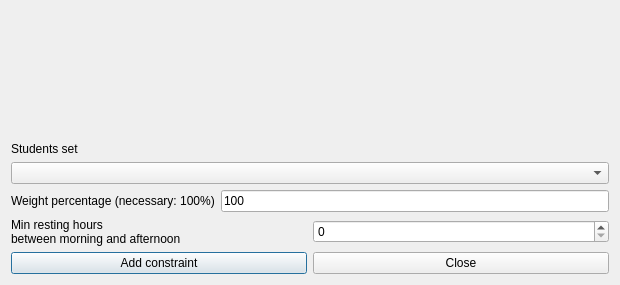
<?xml version="1.0" encoding="UTF-8"?>
<ui version="4.0">
 <class>AddConstraintStudentsSetMinRestingHoursBetweenMorningAndAfternoonForm_template</class>
 <widget class="QDialog" name="AddConstraintStudentsSetMinRestingHoursBetweenMorningAndAfternoonForm_template">
  <property name="geometry">
   <rect>
    <x>0</x>
    <y>0</y>
    <width>620</width>
    <height>285</height>
   </rect>
  </property>
  <property name="windowTitle">
   <string extracomment="This is the title of the dialog to add a new constraint of this type">Add students set min resting hours between morning and afternoon</string>
  </property>
  <layout class="QGridLayout" name="gridLayout">
   <item row="2" column="0">
    <layout class="QHBoxLayout" name="horizontalLayout">
     <item>
      <widget class="QLabel" name="weightTextLabel">
       <property name="frameShape">
        <enum>QFrame::NoFrame</enum>
       </property>
       <property name="frameShadow">
        <enum>QFrame::Plain</enum>
       </property>
       <property name="text">
        <string>Weight percentage (necessary: 100%)</string>
       </property>
       <property name="wordWrap">
        <bool>false</bool>
       </property>
      </widget>
     </item>
     <item>
      <widget class="QLineEdit" name="weightLineEdit">
       <property name="text">
        <string notr="true">100</string>
       </property>
      </widget>
     </item>
    </layout>
   </item>
   <item row="0" column="0">
    <spacer name="spacer1">
     <property name="orientation">
      <enum>Qt::Vertical</enum>
     </property>
     <property name="sizeType">
      <enum>QSizePolicy::Expanding</enum>
     </property>
     <property name="sizeHint" stdset="0">
      <size>
       <width>20</width>
       <height>40</height>
      </size>
     </property>
    </spacer>
   </item>
   <item row="3" column="0">
    <layout class="QHBoxLayout" name="horizontalLayout_2">
     <item>
      <widget class="QLabel" name="textLabel1">
       <property name="text">
        <string>Min resting hours
between morning and afternoon</string>
       </property>
       <property name="wordWrap">
        <bool>false</bool>
       </property>
      </widget>
     </item>
     <item>
      <widget class="QSpinBox" name="minRestingHoursSpinBox"/>
     </item>
    </layout>
   </item>
   <item row="1" column="0">
    <layout class="QVBoxLayout" name="verticalLayout">
     <item>
      <widget class="QLabel" name="studentsTextLabel">
       <property name="frameShape">
        <enum>QFrame::NoFrame</enum>
       </property>
       <property name="frameShadow">
        <enum>QFrame::Plain</enum>
       </property>
       <property name="text">
        <string>Students set</string>
       </property>
       <property name="wordWrap">
        <bool>false</bool>
       </property>
      </widget>
     </item>
     <item>
      <widget class="QComboBox" name="studentsComboBox">
       <property name="editable">
        <bool>false</bool>
       </property>
       <property name="insertPolicy">
        <enum>QComboBox::NoInsert</enum>
       </property>
       <property name="duplicatesEnabled">
        <bool>false</bool>
       </property>
      </widget>
     </item>
    </layout>
   </item>
   <item row="4" column="0">
    <layout class="QHBoxLayout">
     <item>
      <widget class="QPushButton" name="addConstraintPushButton">
       <property name="text">
        <string>Add constraint</string>
       </property>
      </widget>
     </item>
     <item>
      <widget class="QPushButton" name="closePushButton">
       <property name="text">
        <string>Close</string>
       </property>
      </widget>
     </item>
    </layout>
   </item>
  </layout>
 </widget>
 <layoutdefault spacing="6" margin="11"/>
 <resources/>
 <connections/>
</ui>
